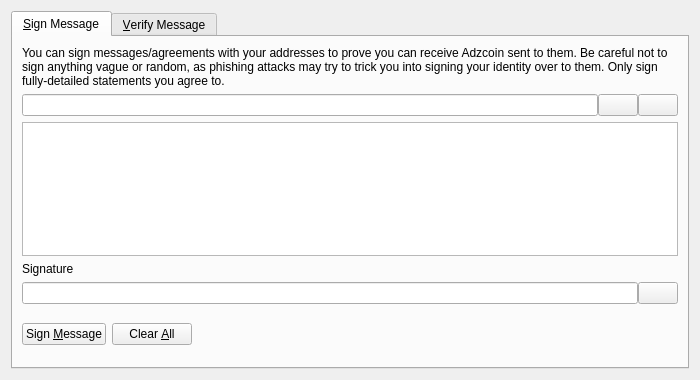
<?xml version="1.0" encoding="UTF-8"?>
<ui version="4.0">
 <class>SignVerifyMessageDialog</class>
 <widget class="QDialog" name="SignVerifyMessageDialog">
  <property name="geometry">
   <rect>
    <x>0</x>
    <y>0</y>
    <width>700</width>
    <height>380</height>
   </rect>
  </property>
  <property name="windowTitle">
   <string>Signatures - Sign / Verify a Message</string>
  </property>
  <property name="modal">
   <bool>true</bool>
  </property>
  <layout class="QVBoxLayout" name="verticalLayout">
   <item>
    <widget class="QTabWidget" name="tabWidget">
     <property name="currentIndex">
      <number>0</number>
     </property>
     <widget class="QWidget" name="tabSignMessage">
      <attribute name="title">
       <string>&amp;Sign Message</string>
      </attribute>
      <layout class="QVBoxLayout" name="verticalLayout_SM">
       <item>
        <widget class="QLabel" name="infoLabel_SM">
         <property name="text">
          <string>You can sign messages/agreements with your addresses to prove you can receive Adzcoin sent to them. Be careful not to sign anything vague or random, as phishing attacks may try to trick you into signing your identity over to them. Only sign fully-detailed statements you agree to.</string>
         </property>
         <property name="textFormat">
          <enum>Qt::PlainText</enum>
         </property>
         <property name="wordWrap">
          <bool>true</bool>
         </property>
        </widget>
       </item>
       <item>
        <layout class="QHBoxLayout" name="horizontalLayout_1_SM">
         <property name="spacing">
          <number>0</number>
         </property>
         <item>
          <widget class="QValidatedLineEdit" name="addressIn_SM">
           <property name="toolTip">
            <string>The Proton address to sign the message with</string>
           </property>
          </widget>
         </item>
         <item>
          <widget class="QPushButton" name="addressBookButton_SM">
           <property name="toolTip">
            <string>Choose previously used address</string>
           </property>
           <property name="text">
            <string/>
           </property>
           <property name="shortcut">
            <string>Alt+A</string>
           </property>
           <property name="autoDefault">
            <bool>false</bool>
           </property>
          </widget>
         </item>
         <item>
          <widget class="QPushButton" name="pasteButton_SM">
           <property name="toolTip">
            <string>Paste address from clipboard</string>
           </property>
           <property name="text">
            <string/>
           </property>
           <property name="shortcut">
            <string>Alt+P</string>
           </property>
           <property name="autoDefault">
            <bool>false</bool>
           </property>
          </widget>
         </item>
        </layout>
       </item>
       <item>
        <widget class="QPlainTextEdit" name="messageIn_SM">
         <property name="toolTip">
          <string>Enter the message you want to sign here</string>
         </property>
        </widget>
       </item>
       <item>
        <widget class="QLabel" name="signatureLabel_SM">
         <property name="text">
          <string>Signature</string>
         </property>
         <property name="textFormat">
          <enum>Qt::PlainText</enum>
         </property>
        </widget>
       </item>
       <item>
        <layout class="QHBoxLayout" name="horizontalLayout_2_SM">
         <property name="spacing">
          <number>0</number>
         </property>
         <item>
          <widget class="QLineEdit" name="signatureOut_SM">
           <property name="font">
            <font>
             <italic>true</italic>
            </font>
           </property>
           <property name="readOnly">
            <bool>true</bool>
           </property>
          </widget>
         </item>
         <item>
          <widget class="QPushButton" name="copySignatureButton_SM">
           <property name="toolTip">
            <string>Copy the current signature to the system clipboard</string>
           </property>
           <property name="text">
            <string/>
           </property>
           <property name="autoDefault">
            <bool>false</bool>
           </property>
          </widget>
         </item>
        </layout>
       </item>
       <item>
        <layout class="QHBoxLayout" name="horizontalLayout_3_SM">
         <item>
          <widget class="QPushButton" name="signMessageButton_SM">
           <property name="toolTip">
            <string>Sign the message to prove you own this Proton address</string>
           </property>
           <property name="text">
            <string>Sign &amp;Message</string>
           </property>
           <property name="autoDefault">
            <bool>false</bool>
           </property>
          </widget>
         </item>
         <item>
          <widget class="QPushButton" name="clearButton_SM">
           <property name="toolTip">
            <string>Reset all sign message fields</string>
           </property>
           <property name="text">
            <string>Clear &amp;All</string>
           </property>
           <property name="autoDefault">
            <bool>false</bool>
           </property>
          </widget>
         </item>
         <item>
          <spacer name="horizontalSpacer_1_SM">
           <property name="orientation">
            <enum>Qt::Horizontal</enum>
           </property>
           <property name="sizeHint" stdset="0">
            <size>
             <width>40</width>
             <height>48</height>
            </size>
           </property>
          </spacer>
         </item>
         <item>
          <widget class="QLabel" name="statusLabel_SM">
           <property name="font">
            <font>
             <weight>75</weight>
             <bold>true</bold>
            </font>
           </property>
           <property name="text">
            <string/>
           </property>
           <property name="wordWrap">
            <bool>true</bool>
           </property>
          </widget>
         </item>
         <item>
          <spacer name="horizontalSpacer_2_SM">
           <property name="orientation">
            <enum>Qt::Horizontal</enum>
           </property>
           <property name="sizeHint" stdset="0">
            <size>
             <width>40</width>
             <height>48</height>
            </size>
           </property>
          </spacer>
         </item>
        </layout>
       </item>
      </layout>
     </widget>
     <widget class="QWidget" name="tabVerifyMessage">
      <attribute name="title">
       <string>&amp;Verify Message</string>
      </attribute>
      <layout class="QVBoxLayout" name="verticalLayout_VM">
       <item>
        <widget class="QLabel" name="infoLabel_VM">
         <property name="text">
          <string>Enter the receiver's address, message (ensure you copy line breaks, spaces, tabs, etc. exactly) and signature below to verify the message. Be careful not to read more into the signature than what is in the signed message itself, to avoid being tricked by a man-in-the-middle attack. Note that this only proves the signing party receives with the address, it cannot prove sendership of any transaction!</string>
         </property>
         <property name="textFormat">
          <enum>Qt::PlainText</enum>
         </property>
         <property name="alignment">
          <set>Qt::AlignLeading|Qt::AlignLeft|Qt::AlignTop</set>
         </property>
         <property name="wordWrap">
          <bool>true</bool>
         </property>
        </widget>
       </item>
       <item>
        <layout class="QHBoxLayout" name="horizontalLayout_1_VM">
         <property name="spacing">
          <number>0</number>
         </property>
         <item>
          <widget class="QValidatedLineEdit" name="addressIn_VM">
           <property name="toolTip">
            <string>The Proton address the message was signed with</string>
           </property>
          </widget>
         </item>
         <item>
          <widget class="QPushButton" name="addressBookButton_VM">
           <property name="toolTip">
            <string>Choose previously used address</string>
           </property>
           <property name="text">
            <string/>
           </property>
           <property name="shortcut">
            <string>Alt+A</string>
           </property>
           <property name="autoDefault">
            <bool>false</bool>
           </property>
          </widget>
         </item>
        </layout>
       </item>
       <item>
        <widget class="QPlainTextEdit" name="messageIn_VM"/>
       </item>
       <item>
        <widget class="QValidatedLineEdit" name="signatureIn_VM"/>
       </item>
       <item>
        <layout class="QHBoxLayout" name="horizontalLayout_2_VM">
         <item>
          <widget class="QPushButton" name="verifyMessageButton_VM">
           <property name="toolTip">
            <string>Verify the message to ensure it was signed with the specified Proton address</string>
           </property>
           <property name="text">
            <string>Verify &amp;Message</string>
           </property>
           <property name="autoDefault">
            <bool>false</bool>
           </property>
          </widget>
         </item>
         <item>
          <widget class="QPushButton" name="clearButton_VM">
           <property name="toolTip">
            <string>Reset all verify message fields</string>
           </property>
           <property name="text">
            <string>Clear &amp;All</string>
           </property>
           <property name="autoDefault">
            <bool>false</bool>
           </property>
          </widget>
         </item>
         <item>
          <spacer name="horizontalSpacer_1_VM">
           <property name="orientation">
            <enum>Qt::Horizontal</enum>
           </property>
           <property name="sizeHint" stdset="0">
            <size>
             <width>40</width>
             <height>48</height>
            </size>
           </property>
          </spacer>
         </item>
         <item>
          <widget class="QLabel" name="statusLabel_VM">
           <property name="font">
            <font>
             <weight>75</weight>
             <bold>true</bold>
            </font>
           </property>
           <property name="text">
            <string/>
           </property>
           <property name="wordWrap">
            <bool>true</bool>
           </property>
          </widget>
         </item>
         <item>
          <spacer name="horizontalSpacer_2_VM">
           <property name="orientation">
            <enum>Qt::Horizontal</enum>
           </property>
           <property name="sizeHint" stdset="0">
            <size>
             <width>40</width>
             <height>48</height>
            </size>
           </property>
          </spacer>
         </item>
        </layout>
       </item>
      </layout>
     </widget>
    </widget>
   </item>
  </layout>
 </widget>
 <customwidgets>
  <customwidget>
   <class>QValidatedLineEdit</class>
   <extends>QLineEdit</extends>
   <header>qvalidatedlineedit.h</header>
  </customwidget>
 </customwidgets>
 <resources>
  <include location="../reef.qrc"/>
 </resources>
 <connections/>
</ui>
